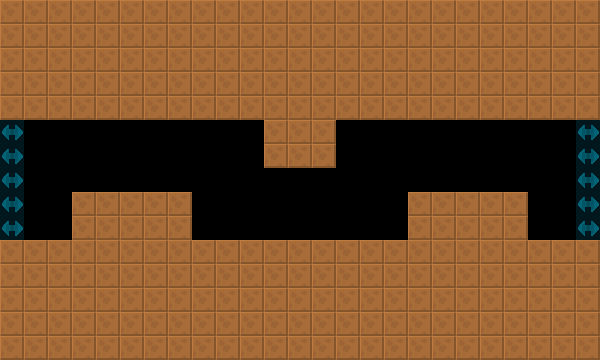

Tiled map render using the project's own tile images. Description and the map definition, with tile-layer contents summarised, below:
An orthogonal 25x15 tile map with 24x24 px tiles, 2 tile layers (col, lnk), 2 tilesets and 6 objects (4x RotatingBall, 2x Shooter).

<map version="1.4" tiledversion="1.4.2" orientation="orthogonal" renderorder="right-down" width="25" height="15" tilewidth="24" tileheight="24" infinite="0" nextlayerid="4" nextobjectid="8">
 <tileset firstgid="6" source="../../lnk.tsx" />
 <tileset firstgid="1" source="../../col.tsx" />
 <layer id="1" name="col" width="25" height="15">
  <data>[375 cells, 276 non-empty, 1 distinct tile ids]</data>
 </layer>
 <layer id="2" name="lnk" width="25" height="15" opacity="0.5">
  <data>[375 cells, 10 non-empty, 1 distinct tile ids]</data>
 </layer>
 <objectgroup id="3" name="markers" opacity="0.5">
  <object id="1" name="RotatingBall" type="RotatingBall" x="96" y="96" width="24" height="24">
   <properties>
    <property name="yr" value="0" />
    <property name="xr" value="0" />
    <property name="customId" value="1" />
   </properties>
  </object>
  <object id="2" name="RotatingBall" type="RotatingBall" x="480" y="96" width="24" height="24">
   <properties>
    <property name="yr" value="0" />
    <property name="xr" value="0" />
    <property name="customId" value="4" />
   </properties>
  </object>
  <object id="3" name="Shooter" type="Shooter" x="240" y="120" width="24" height="24">
   <properties>
    <property name="yr" value="0" />
    <property name="xr" value="0" />
    <property name="customId" value="down_2.5" />
   </properties>
  </object>
  <object id="4" name="Shooter" type="Shooter" x="336" y="120" width="24" height="24">
   <properties>
    <property name="yr" value="0" />
    <property name="xr" value="0" />
    <property name="customId" value="down_2" />
   </properties>
  </object>
  <object id="5" name="RotatingBall" type="RotatingBall" x="144" y="264" width="24" height="24">
   <properties>
    <property name="yr" value="0" />
    <property name="xr" value="0" />
    <property name="customId" value="4" />
   </properties>
  </object>
  <object id="6" name="RotatingBall" type="RotatingBall" x="432" y="264" width="24" height="24">
   <properties>
    <property name="yr" value="0" />
    <property name="xr" value="0" />
    <property name="customId" value="3" />
   </properties>
  </object>
 </objectgroup>
</map>
